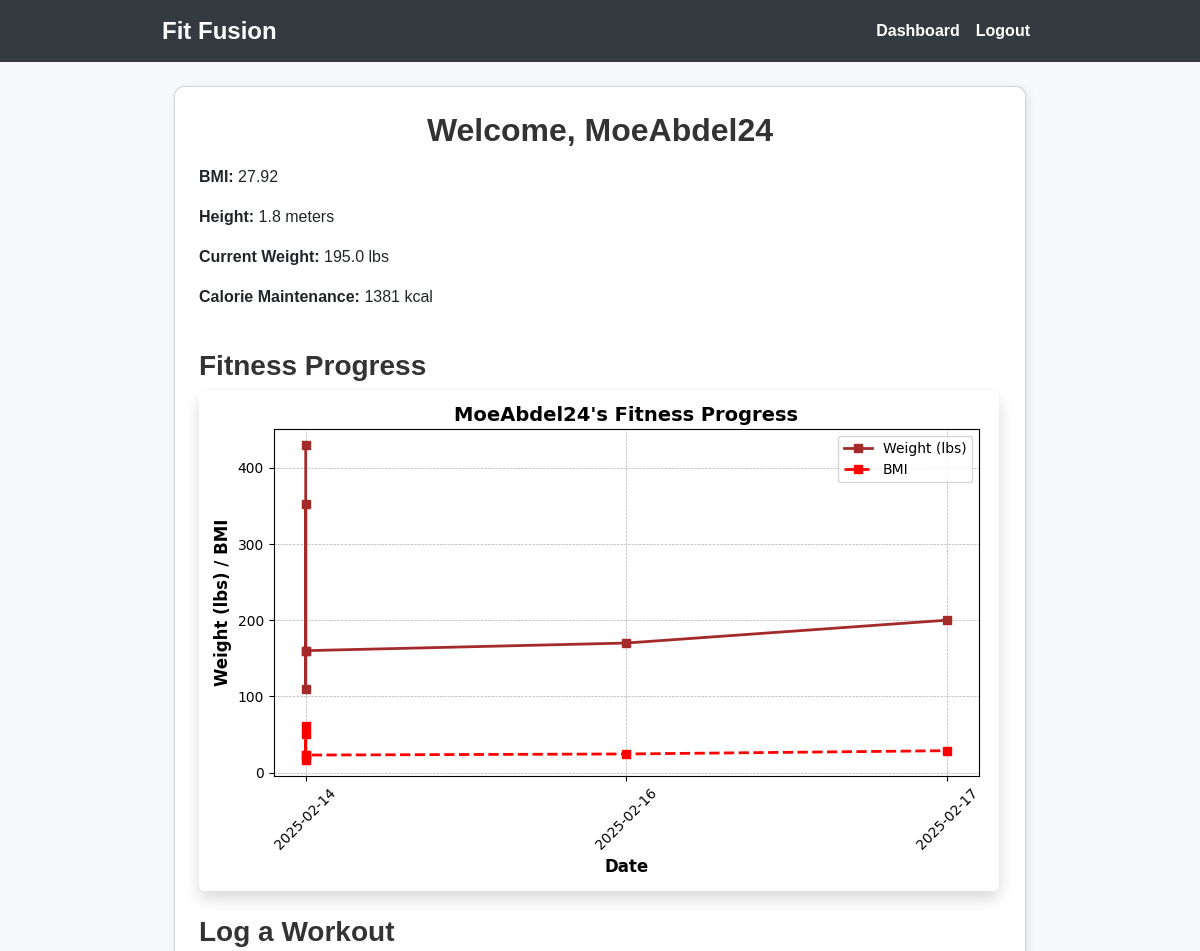
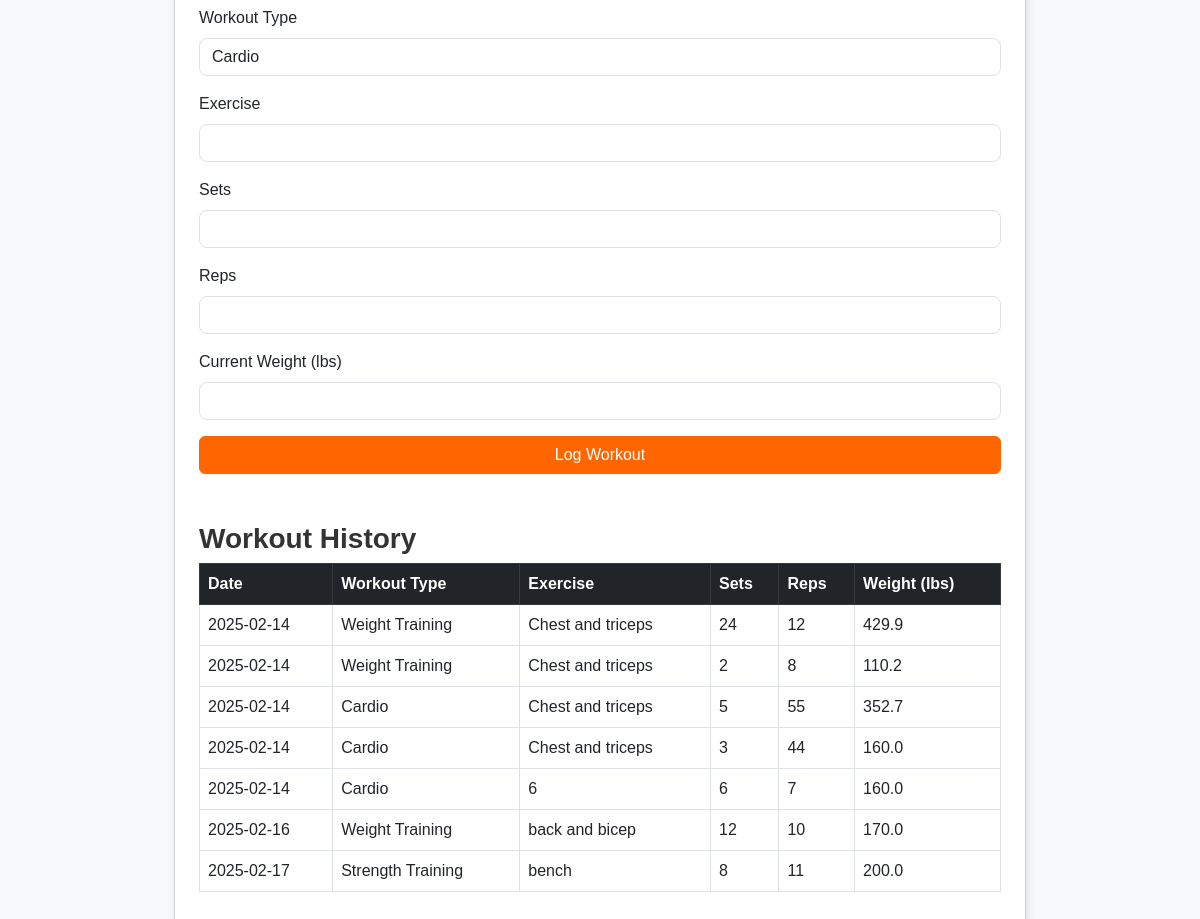
The page /dashboard (signed in) on the database its author committed (2 pictures, top to bottom).
### app.py (models this page shows)
class User(db.Model):
    id = db.Column(db.Integer, primary_key=True)
    username = db.Column(db.String(80), unique=True, nullable=False)
    email = db.Column(db.String(120), unique=True, nullable=False)
    password = db.Column(db.String(256), nullable=False)
    age = db.Column(db.Integer, nullable=False)
    gender = db.Column(db.String(10), nullable=False)
    height = db.Column(db.Float, nullable=False)  # Stored in meters
    weight = db.Column(db.Float, nullable=False)  # Stored in kg
    activity_level = db.Column(db.String(20), nullable=False)
    workout_preference = db.Column(db.String(20), nullable=True)
    goal = db.Column(db.String(50), nullable=True)

class WorkoutLog(db.Model):
    id = db.Column(db.Integer, primary_key=True)
    user_id = db.Column(db.Integer, db.ForeignKey('user.id'), nullable=False)
    workout_type = db.Column(db.String(50), nullable=False)
    exercise = db.Column(db.String(100), nullable=False)
    sets = db.Column(db.Integer, nullable=False)
    reps = db.Column(db.Integer, nullable=False)
    weight = db.Column(db.Float, nullable=True)  # Store weight changes
    date = db.Column(db.DateTime, default=datetime.utcnow)
    user = db.relationship('User', backref=db.backref('workouts', lazy=True))

### app.py (the view)
@app.route('/dashboard')
def dashboard():
    if 'user_id' not in session:
        flash('Please log in first.', 'warning')
        return redirect(url_for('login'))
    user = User.query.get(session['user_id'])
    bmi = calculate_bmi(user.weight, user.height)
    tdee = calculate_tdee(user)
    calorie_plans = {
        'maintenance': tdee,
        'light_deficit': tdee - 250,
        'medium_deficit': tdee - 500,
        'extreme_deficit': tdee - 750
    }
    workouts = WorkoutLog.query.filter_by(user_id=user.id).order_by(WorkoutLog.date.asc()).all()
    dates = [workout.date.strftime('%Y-%m-%d') for workout in workouts if workout.weight]
    weights = [workout.weight for workout in workouts if workout.weight]
    bmi_values = [calculate_bmi(weight, user.height) for weight in weights]
    if dates:
        plt.figure(figsize=(8, 5))
        plt.plot(dates, [w * 2.20462 for w in weights], marker='s', linestyle='-', color='brown', markersize=6, linewidth=2, label='Weight (lbs)')
        plt.plot(dates, bmi_values, marker='s', linestyle='--', color='red', markersize=6, linewidth=2, label='BMI')
        plt.xlabel('Date', fontsize=12, fontweight='bold')
        plt.ylabel('Weight (lbs) / BMI', fontsize=12, fontweight='bold')
        plt.title(f"{user.username}'s Fitness Progress", fontsize=14, fontweight='bold')
        plt.legend()
        plt.xticks(rotation=45)
        plt.grid(True, linestyle='--', linewidth=0.5)
        plt.tight_layout()
        img = io.BytesIO()
        plt.savefig(img, format='png')
        img.seek(0)
        plot_url = base64.b64encode(img.getvalue()).decode()
    else:
        plot_url = None  # No data to plot
    return render_template('dashboard.html', user=user, bmi=bmi, calorie_plans=calorie_plans, plot_url=plot_url, workouts=workouts)

### app.py (called while the page is built)
def calculate_bmi(weight, height):
    return round(weight / (height ** 2), 2)

def calculate_tdee(user):
    if user.gender.lower() == 'male':
        bmr = (10 * user.weight) + (6.25 * user.height) - (5 * user.age) + 5
    else:
        bmr = (10 * user.weight) + (6.25 * user.height) - (5 * user.age) - 161
    activity_factors = {
        'sedentary': 1.2,
        'light': 1.375,
        'moderate': 1.55,
        'active': 1.725,
        'very_active': 1.9
    }
    return round(bmr * activity_factors.get(user.activity_level, 1.2))

### templates/dashboard.html (shortened to what this page needs)
{% extends "base.html" %}
{% block content %}
<div class="container mt-4">
    <div class="card p-4">
        <h2 class="mb-3 text-center">Welcome, {{ user.username }}</h2>
        <div class="row">
            <div class="col-md-6">
                <p><strong>BMI:</strong> {{ bmi }}</p>
                <p><strong>Height:</strong> {{ user.height | round(1) }} meters</p>
                <p><strong>Current Weight:</strong> {{ (user.weight * 2.20462) | round(1) }} lbs</p>
                <p><strong>Calorie Maintenance:</strong> {{ calorie_plans['maintenance'] }} kcal</p>
            </div>
        </div>
        <h3 class="mt-4">Fitness Progress</h3>
        <div class="chart-container">
            {% if plot_url %}
                <img class="img-fluid rounded shadow">
            {% else %}
                <p class="text-muted">No fitness data available yet. Log your weight to track progress!</p>
            {% endif %}
        </div>
        <h3 class="mt-4">Log a Workout</h3>
        <form method="POST" action="{{ url_for('log_workout') }}" class="mb-4">
            <div class="mb-3">
                <label class="form-label">Workout Type</label>
                <select name="workout_type" class="form-control">
                    <option value="Cardio">Cardio</option>
                </select>
            </div>
            <div class="mb-3">
                <label class="form-label">Exercise</label>
                <input type="text" name="exercise" class="form-control" required>
            </div>
            <div class="mb-3">
                <label class="form-label">Sets</label>
                <input type="number" name="sets" class="form-control" required>
            </div>
            <div class="mb-3">
                <label class="form-label">Reps</label>
                <input type="number" name="reps" class="form-control" required>
            </div>
            <div class="mb-3">
                <label class="form-label">Current Weight (lbs)</label>
                <input type="number" step="0.1" name="weight" class="form-control">
            </div>
            <button type="submit" class="btn btn-primary w-100">Log Workout</button>
        </form>
        <h3 class="mt-4">Workout History</h3>
        <table class="table table-bordered table-hover">
            <thead class="table-dark">
                <tr>
                    <th>Date</th>
                    <th>Workout Type</th>
                    <th>Exercise</th>
                    <th>Sets</th>
                    <th>Reps</th>
                    <th>Weight (lbs)</th>
                </tr>
            </thead>
            <tbody>
                {% for workout in workouts %}
                <tr>
                    <td>{{ workout.date.strftime('%Y-%m-%d') }}</td>
                    <td>{{ workout.workout_type }}</td>
                    <td>{{ workout.exercise }}</td>
                    <td>{{ workout.sets }}</td>
                    <td>{{ workout.reps }}</td>
                    <td>{{ (workout.weight * 2.20462) | round(1) if workout.weight else '-' }}</td>
                </tr>
                {% endfor %}
            </tbody>
        </table>
    </div>
</div>
{% endblock %}

### templates/base.html (shortened to what this page needs)
<!DOCTYPE html>
<html lang="en">
<head>
    <link href="https://cdn.jsdelivr.net/npm/bootstrap@5.3.0/dist/css/bootstrap.min.css" rel="stylesheet">
</head>
<body>
    <nav class="navbar navbar-expand-lg navbar-dark">
        <div class="container">
            <a class="navbar-brand" href="{{ url_for('home') }}">Fit Fusion</a>
            <div class="collapse navbar-collapse" id="navbarNav">
                <ul class="navbar-nav ms-auto">
                    {% if 'user_id' in session %}
                        <li class="nav-item"><a class="nav-link" href="{{ url_for('dashboard') }}">Dashboard</a></li>
                        <li class="nav-item"><a class="nav-link" href="{{ url_for('logout') }}">Logout</a></li>
                    {% else %}
                        <li class="nav-item"><a class="nav-link" href="{{ url_for('login') }}">Login</a></li>
                        <li class="nav-item"><a class="nav-link" href="{{ url_for('register') }}">Register</a></li>
                    {% endif %}
                </ul>
            </div>
        </div>
    </nav>
    <div class="container mt-4">
        {% block content %}{% endblock %}
    </div>
</body>
</html>

### templates/base.html (style rules this page uses)
body { background-color: #f8f9fa; font-family: 'Arial', sans-serif; }
.container { max-width: 900px; }
.card { box-shadow: 2px 2px 10px rgba(0, 0, 0, 0.1); border-radius: 10px; }
.btn-primary { background-color: #ff6600; border-color: #ff6600; }
.form-control { border-radius: 8px; }
h2, h3 { font-weight: bold; color: #333; }
.navbar { background-color: #343a40; }
.navbar-brand { font-size: 1.5rem; font-weight: bold; }
.navbar-dark .navbar-nav .nav-link { color: white; font-weight: bold; }

### rows shown on the page
User: username "MoeAbdel24", height "1.8", (user.weight*2.20462)|round(1) "195.0"
WorkoutLog: date "2025-02-14", workout_type "Weight Training", exercise "Chest and triceps", sets "24", reps "12", weight "429.9"
WorkoutLog: date "2025-02-14", workout_type "Weight Training", exercise "Chest and triceps", sets "2", reps "8", weight "110.2"
WorkoutLog: date "2025-02-14", workout_type "Cardio", exercise "Chest and triceps", sets "5", reps "55", weight "352.7"
WorkoutLog: date "2025-02-14", workout_type "Cardio", exercise "Chest and triceps", sets "3", reps "44", weight "160.0"
WorkoutLog: date "2025-02-14", workout_type "Cardio", exercise "6", sets "6", reps "7", weight "160.0"
WorkoutLog: date "2025-02-16", workout_type "Weight Training", exercise "back and bicep", sets "12", reps "10", weight "170.0"
WorkoutLog: date "2025-02-17", workout_type "Strength Training", exercise "bench", sets "8", reps "11", weight "200.0"

### other values the page prints
{{ bmi }} "27.92"
{{ calorie_plans['maintenance'] }} "1381"
